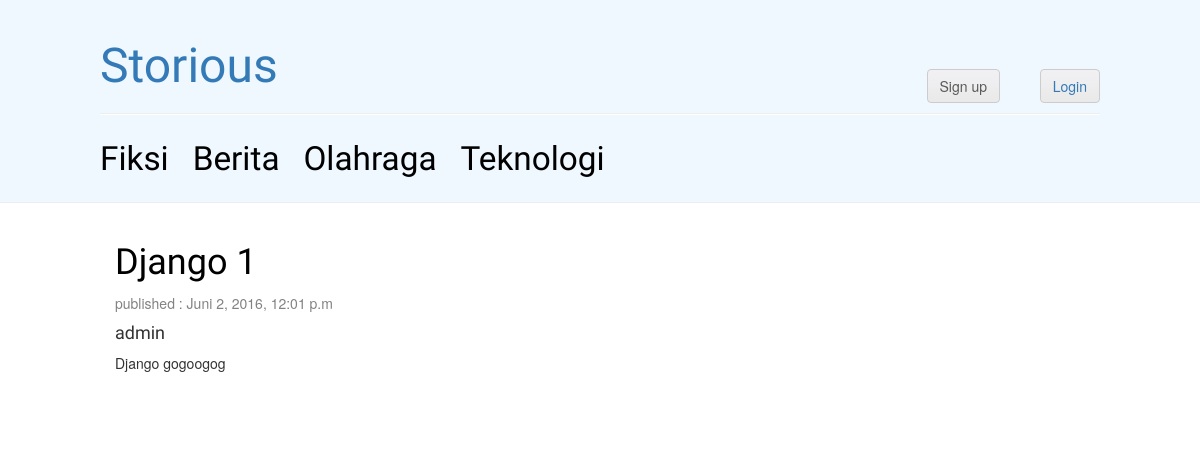
The page /post/3/ on the database as committed earlier.
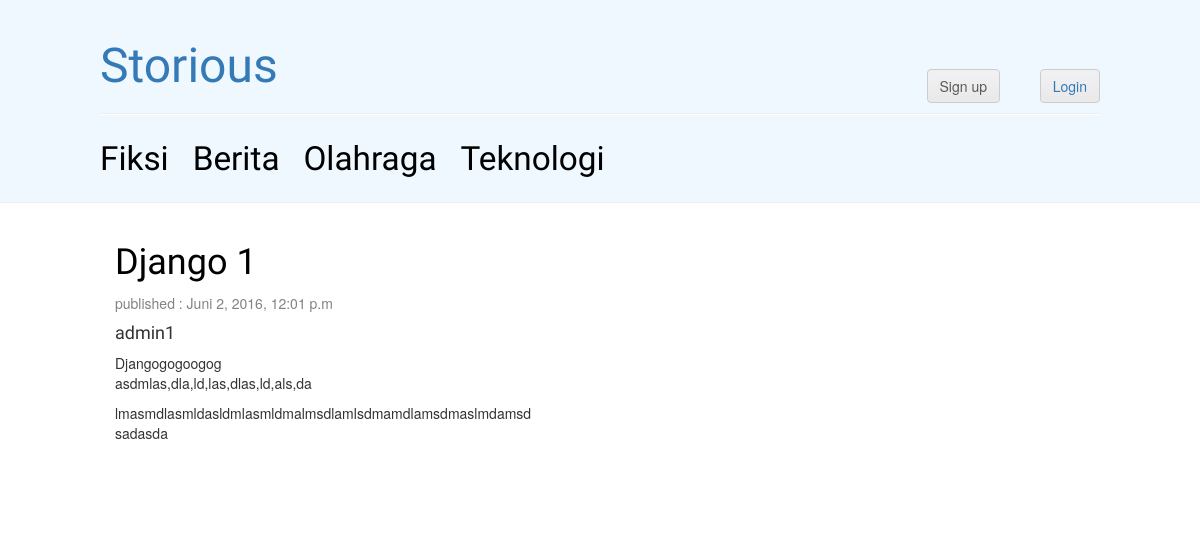
The same page on the database as committed later.
### core/models.py (models this page shows, shortened)
class Post(models.Model):
    author = models.ForeignKey(User)
    title = models.CharField(max_length=200)
    text = models.TextField()
    published = models.BooleanField()
    created_date = models.DateTimeField()
    published_date = models.DateTimeField(blank=True, null=True)
    category = models.CharField(max_length=50, choices=CATEGORY_CHOICES)

### core/views.py (the view)
# urls.py: url(r'^post/(?P<pk>\d+)/$', PostDetail.as_view(), name='post_detail'),
class PostDetail(DetailView):
    model = Post
    template_name = 'post_detail.html'
    context_object_name = 'post'

### core/templates/post_detail.html (shortened to what this page needs)
{% extends 'base.html' %}
{% block content %}
    <div class="row">
        <div class="col-md-8">
                <div class="post">
                    <h1><a href="{% url 'post_detail' pk=post.pk %}">{{ post.title }}</a></h1>
                    <div class="date">
                        <p>published : {{ post.published_date }}</p>
                    </div>
                    <h4>{{ post.author }}</h4>
                    <p>{{ post.text|linebreaks }}</p>
                </div>
        </div>
    </div>
    <div class="row">
    <div id="disqus_thread" class=" col-md-12" ></div>
    </div>
{% endblock %}

Rows that differ between the two databases and show on the page:
changed Post "Django 1": author "admin" → "admin1"; text "Django gogoogog" → "Djangogogoogog asdmlas,dla,ld,las,dlas,ld,als,da lmasmdlasmldasldmlasmldmalmsdlamlsdmamdlamsdmaslmdamsd sadasda"
